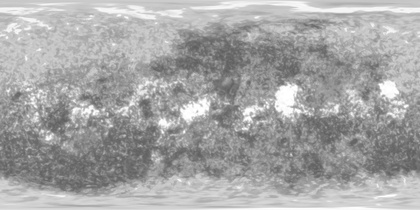
%> input picture textures/photosphere_white.jpg, 420 x 210 px, shrunk from 2048 x 1024 before the run
$ octave test_star_plot.m   (GNU Octave 9; MATLAB toolbox functions it lacks are replaced by stand-ins)
%> lines starting %> are read from the running program, lines starting %| are printed output that depends on the picture
### make_Star.m
function make_Star(STAR,fig_object)
%> called with fig_object = 1
% -------------------------------------------------------------------------
% *****************************
% NASA SPACEAPPS CHALLENGE 2019
% *****************************
% AUTHORS:
% Barcelona Moreno, Iv醤
% Charls, Kevin
% Dur醤 Jim閚ez, Cristina
% Montenero, Domenico
% Sardelli, Paolo Alessandro
% -------------------------------------------------------------------------

texture_photo = imread('photosphere_white.jpg');
%> texture_photo is the input picture: size 210x420x3 uint8; min 93, max 255, mean 165.9
texture_chromo = imread('chromosphere_white.jpg');
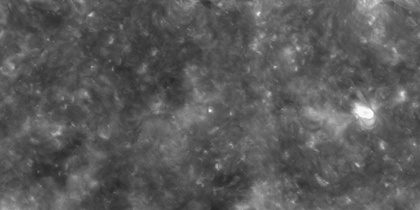
%> input picture textures/chromosphere_white.jpg, 420 x 210 px, shrunk from 2048 x 1024 before the run
%> texture_chromo is the input picture: size 210x420x3 uint8; min 37, max 255, mean 90.1
texture_corona = imread('Corona_white.jpg');
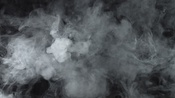
%> input picture textures/corona_white.jpg, 175 x 98 px, shrunk from 852 x 480 before the run
%> texture_corona is the input picture: size 98x175x3 uint8; mean R, G, B 83.6, 88.2, 92


% radius of Star
r = STAR.radius/phy_const("U06");

% figure settings
axis (fig_object, 'equal'); % setting axes equal
%> the run ends on the next line
fig_object.Clipping = 'off';    % turn clipping off
xlim(fig_object,[-2*r,2*r]);
ylim(fig_object,[-2*r,2*r]);
zlim(fig_object,[-2*r,2*r]);
xlabel(fig_object,'x axis (Solar radii)')
ylabel(fig_object,'y axis (Solar radii)')
zlabel(fig_object,'z axis (Solar radii)')

% Spectral color grading
switch STAR.spec_type
    case 'O-type'
        texture_photo = change_Texture(texture_photo,[0.34 0.36 1.85],[0,0,0],1.2);
        texture_chromo = change_Texture(texture_chromo,[0.34 0.36 1.45],[0,0,0],1.2);
        texture_corona = change_Texture(texture_corona,[0.1,0.1,0.1],[0,0,0],2);
    case 'B-type'
        texture_photo = change_Texture(texture_photo,[0.34 0.36 0.85],[0,0,0],1.2);
        texture_chromo = change_Texture(texture_chromo,[0.34 0.36 0.67],[0,0,0],1.2);
        texture_corona = change_Texture(texture_corona,[0.1,0.1,0.1],[0,0,0],2);
    case 'A-type'
        texture_photo = change_Texture(texture_photo,[0.58 0.58 0.61],[0,0,0],1.2);
        texture_chromo = change_Texture(texture_chromo,[0.58 0.58 0.6],[0,0,0],1.1);
        texture_corona = change_Texture(texture_corona,[0.1,0.1,0.1],[0,0,0],2.5);
    case 'F-type'
        texture_photo = change_Texture(texture_photo,[1. 0.98 0.65],[0,0,0],1.2);
        texture_chromo = change_Texture(texture_chromo,[0.93 0.90 0.1],[0,0,0],1.1);
        texture_corona = change_Texture(texture_corona,[0.2,0.1,0.1],[0,0,0],1.5);
    case 'G-type'
        texture_photo = change_Texture(texture_photo,[1.5 0.95 0.10],[0,0,0],1.2);
        texture_chromo = change_Texture(texture_chromo,[0.98 0.90 0.1],[0,0,0],1.1);
        texture_corona = change_Texture(texture_corona,[0.2,0.1,0.1],[0,0,0],1.5);
    case 'K-type'
        texture_photo = change_Texture(texture_photo,[1.5 0.5 0.10],[0,0,0],1.2);
        texture_chromo = change_Texture(texture_chromo,[1.2 0.4 0.1],[0,0,0],1.1);
        texture_corona = change_Texture(texture_corona,[0.2,0.1,0.1],[0,0,0],1.5);
    case 'M-type'
        texture_photo = change_Texture(texture_photo,[0.99 0.4 0.1],[0,0,0],1.2);
        texture_chromo = change_Texture(texture_chromo,[0.95 0.1 0.1],[0,0,0],1.1);
        texture_corona = change_Texture(texture_corona,[0.95,0.3,0.1],[0.01,0,0],1.2);
end

% generic sphere with points
[rx ,ry ,rz] = sphere(100);


rx_photo = rx*r; ry_photo = ry*r; rz_photo = rz*r; % Scaling Sphere cords
star_photo = surf(fig_object, rx_photo, ry_photo, rz_photo, 'EdgeColor','none','FaceColor','g' );
set(star_photo,'CData',texture_photo,'FaceColor','texturemap');
hold (fig_object, 'on');

rx_chromo = rx*r*1.1; ry_chromo = ry*r*1.1; rz_chromo = rz*r*1.1;
star_chromo = surf(fig_object, rx_chromo, ry_chromo, rz_chromo, 'EdgeColor','none','FaceColor','g' );
alpha(star_chromo,0.5);
set(star_chromo,'CData',texture_chromo,'FaceColor','texturemap');

rx_corona = rx*r*1.5; ry_corona = ry*r*1.5; rz_corona = rz*r*1.5;
star_corona= surf(fig_object, rx_corona, ry_corona, rz_corona, 'EdgeColor','none','FaceColor','g' );
alpha(star_corona,0.05);
set(star_corona,'CData',texture_corona,'FaceColor','texturemap');

hold (fig_object, 'off');

end

### phy_const.m
function [const] = phy_const(id)
% -------------------------------------------------------------------------
% *****************************
% NASA SPACEAPPS CHALLENGE 2019
% *****************************
% AUTHORS:
% Barcelona Moreno, Iv醤
% Charls, Kevin
% Dur醤 Jim閚ez, Cristina
% Montenero, Domenico
% Sardelli, Paolo Alessandro
% -------------------------------------------------------------------------

% << Function Description >>
% Function containing physical constants used in astrophysics with the
% highest accuracy currently avaliable (check last update)
%
% Note : Units of length (distance) in "km", NOT "m" ! Done for ease of
% computation in orbital dynamics problems.
% -------------------------------------------------------------------------
% -------------------------------------------------------------------------
% << Prototype >>
%
% [const] = phy_const(id)
% -------------------------------------------------------------------------
% << Variables >>
%
% id : Specific ID of required constant
% const : the neumerical value of specified constant
% -------------------------------------------------------------------------
% << Additional Information >>
%
% ID values of Constants
%
% C01 : Universal gravitational constant ( km^3/(kg*s^2) )
% C02 : Speed of light in perfect vacuum ( km/s )
% C03 : Boltzmann constant (m^2*kg/s^2/K)
% C04 : Universal gas constant (J/K/mol)
% C05 : Stefan朆oltzmann constant (W/m^2/K^4)
% C06 : Planks-constant (J*s)
%
% U01 : Astronomical Unit (km)
% U02 : Light Year (km)
% U03 : Parsec (km)
% U04 : Hubble Length (km)
%
% U05 : Solar Mass M? (kg)
% U06 : Solar Radius R? (km)
% U07 : Mass of Jupiter M? (kg)
% U08 : Radius of Jupiter R? (km)
% U09 : Earth Mass M? (kg)
% U10 : Earth Radius M? (km)
%
% U11 : Atomic Mass Unit (kg)
% U12 : Mass of Proton (kg)
% U13 : Mass of Electron (kg)
% U14 : Solar Luminosity (W)
%
% U15 : Year (s)
% U16 : Asteroid belt distance from Sun (upper limit) (AU)
% U17 : Minimum habitability radius [AU]
% U18 : Maximum habitability radius [AU]
% -------------------------------------------------------------------------
% << Required Subfunctions >>
%
% None
% -------------------------------------------------------------------------

% Astronomical Constants
switch(id)

    case "C01" % Universal gravitational constant ( km^3/(kg*s^2) )
        const = 0.5 * ( 6.674184e-20 + 6.674484e-20 );
        % Ref : Qing L et al 2018. Measurements of the gravitational constant using two independent methods. Nature. 560.
    case "C02" % Speed of light in perfect vacuum ( km/s )
        const = 299792.458 ;
        % Ref : "Base unit definitions: Second", www.physics.nist.gov. Retrieved April 7, 2018
    case "C03" % Boltzmann constant (m^2*kg/s^2/K)
        const = 1.38064852e-23;
    case "C04" % Universal gas constant (J/K/mol)
        const = 8.3144621;
    case "C05" % Stefan朆oltzmann constant (W/m^2/K^4)
        const = 5.670374419e-8;
    case "C06" % Planks-constant (J*s)
        const = 6.62607015e-34;

    case "U01" % Astronomical Unit (km)
        const = 149597870.7;
    case "U02" % Light Year (km)
        const = 9460730472580.8;
    case "U03" % Parsec (km)
        const = 648000/pi * 149597870.7;
    case "U04" % Hubble Length (km)
        const = 4228e6 * 648000/pi * 149597870.7;

    case "U05" % Solar Mass M? (kg)
        const = 1.98847e30;
    case "U06" % Solar Radius R? (km)
        const = 695700;
    case "U07" % Mass of Jupiter M? (kg)
        const = 1.89813e27;
    case "U08" % Radius of Jupiter R? (km)
        const = 69911;
    case "U09" % Earth Mass M? (kg)
        const = 5.97237e24;
    case "U10" % Earth Radius M? (km)
        const = 6371;

    case "U11" % Atomic Mass Unit (kg)
        const = 1.661e-27;
    case "U12" % Mass of Proton (kg)
        const = 1.672621e-27;
    case "U13" % Mass of Electron (kg)
        const = 9.109383e-31;
    case "U14" % Solar Luminosity (W)
        const = 3.828e26;

    case "U15" % Year (s)
        const = 365.242190*24*3600;
    case "U16"
        const = 3.2; % Asteroid belt distance from Sun (upper limit) (AU)
    case "U17"
        const = 0.95; % Minimum habitability radius [AU]
    case "U18"
        const = 2.4; % Maximum habitability radius [AU]
end

end

### test_star_plot.m

addpath('textures');

STAR.radius = 100;

STAR.spec_type = 'O-type';
fg = figure();
make_Star(STAR,fg)
